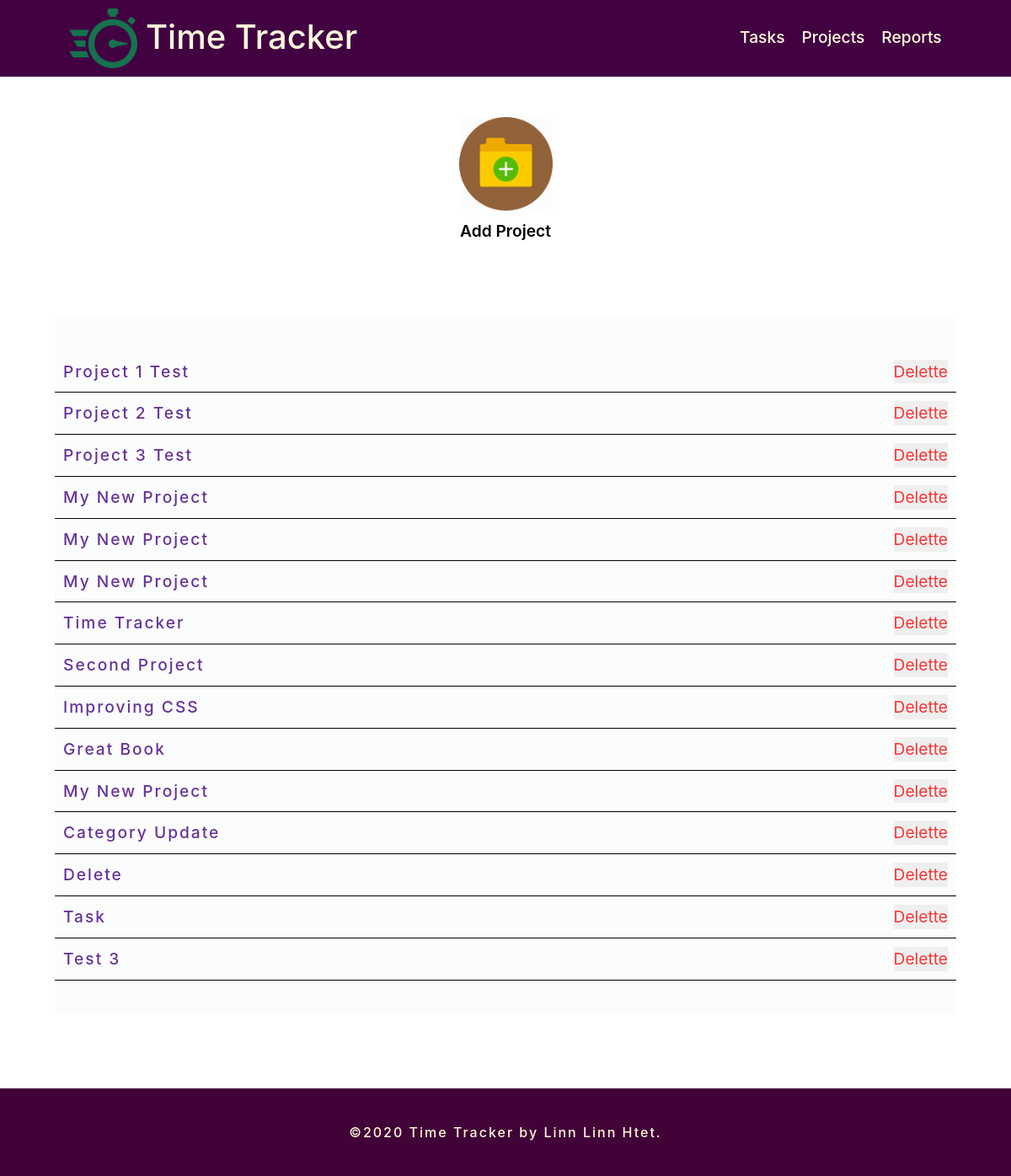
Page /project_list.php on the committed database.
### tables this page shows
CREATE TABLE "projects" (
	"project_id"	INTEGER PRIMARY KEY AUTOINCREMENT UNIQUE,
	"title"	TEXT,
	"category"	TEXT
);

### inc/function.php (called while the page is built, shortened)
<?php
function get_project_list(){
    include ("connection.php");
    try {
        return $db->query("SELECT project_id, title,category FROM projects");
    } catch (Exception $e){
        echo "Error!:" .$e->getMessage(). "</br>";
    }
}
?>

### project_list.php (the view, shortened to what this page needs)
<?php
include ("inc/function.php");
include ("inc/header.php");
?>
<div class='container text-center mt-5 mb-5'>
    <div class='row'>
        <div class='col-12'>
        <img src='project.png' alt='addproject'>
        <a href='project.php'>Add Project</a>
    </div>
    </div>
    <div class="form-container mt-5">
        <ul class="items">
            <?php
            foreach (get_project_list() as $items){
                echo "<li><a href='project.php?id=" . $items['project_id'] ."'>" .$items['title']."</a>";
                    echo "<form method='post' action='project_list.php' onsubmit=\"return confirm('Are you sure you want to delete this project?');\">\n";
                    echo "<input type='submit' class='delete' value='Delette' />\n";
                    echo "</form>";
                    echo "</li>";
            }
            ?>
        </ul>
    </div>
</div>
<?php
include ("inc/footer.php");
?>

### inc/header.php (shortened to what this page needs)
<!DOCTYPE html>
<html lang="en">
<head>
    <link rel="stylesheet" href="css/style.css">
    <link rel="stylesheet" href="https://stackpath.bootstrapcdn.com/bootstrap/4.4.1/css/bootstrap.min.css"
>
</head>
<body>
    <header>
        <div class="logo">
            <img src="time-tracking-header-thumb.png" alt="">
            <h1> <a href="index.php">Time Tracker</a></h1>
        </div>
        <ul>
            <li>
                <a href="task_list.php">Tasks</a>
            </li>
            <li>
                <a href="project_list.php">Projects</a>
            </li>
            <li>
                <a href="report.php">Reports</a>
            </li>
        </ul>
    </header>

### inc/footer.php (shortened to what this page needs)
<footer>
    <p>&copy;2020 Time Tracker by Linn Linn Htet.</p>
</footer>
</body>
</html>

### css/style.css (style rules this page uses)
header { width: 100%; background-color: rgb(66, 2, 66); display: flex !important; justify-content: space-around; color: cornsilk !important; }
header .logo { display: flex; margin-left: 10px; }
header .logo img { width: 15%; padding: 10px; }
header .logo h1 { margin: 0 !important; padding: 20px 0; }
header .logo h1 a { color: cornsilk !important; text-decoration: none; transition: .5s ease-out; }
header ul { list-style: none; margin-right: 10px; margin-bottom: 0; padding: 20px 0; line-height: 1.5; display: inline-flex; }
header ul li { padding: 10px; }
header ul li a { color: cornsilk !important; text-decoration: none !important; font-weight: 500; font-size: 1.2em; transition: .5s ease-out; }
footer { text-align: center; letter-spacing: 2px; font-size: 1em; color: cornsilk; font-weight: 500; padding: 40px 0; background-color: rgb(65, 2, 55); }
footer p { margin-bottom: 0 !important; }
.container .row .col-12 img { width: 10%; }
.container .row .col-12 a { display: block; margin-top: 10px; font-size: 1.2em; font-weight: 600; color: black !important; text-decoration: none !important; transition: .2s ease-in-out; }
.container .form-container .items { list-style: none; margin: 20px auto; padding: 40px 0; background-color: rgba(251, 253, 253, 0.938); color: black; }
.container .form-container .items li { padding: 10px; font-size: 1.2em; font-weight: 500; display: flex; justify-content: space-between; letter-spacing: 2px; border-bottom: 1px solid black; }
.container .form-container .items li a { text-decoration: none; color: rebeccapurple !important; }
.container .form-container .items li form input[type='submit'] { border: 0; color: rgb(248, 52, 52); padding: 0; }
.container .form-container { margin: 0 auto; padding: 20px; }
footer { position: relative; left: 0; bottom: 0; }

### rows in the picture
projects: title "Project 1 Test"
projects: title "Project 2 Test"
projects: title "Project 3 Test"
projects: title "My New Project"
projects: title "My New Project"
projects: title "My New Project"
projects: title "Time Tracker"
projects: title "Second Project"
projects: title "Improving CSS"
projects: title "Great Book"
projects: title "My New Project"
projects: title "Category Update"
projects: title "Delete"
projects: title "Task"
projects: title "Test 3"
